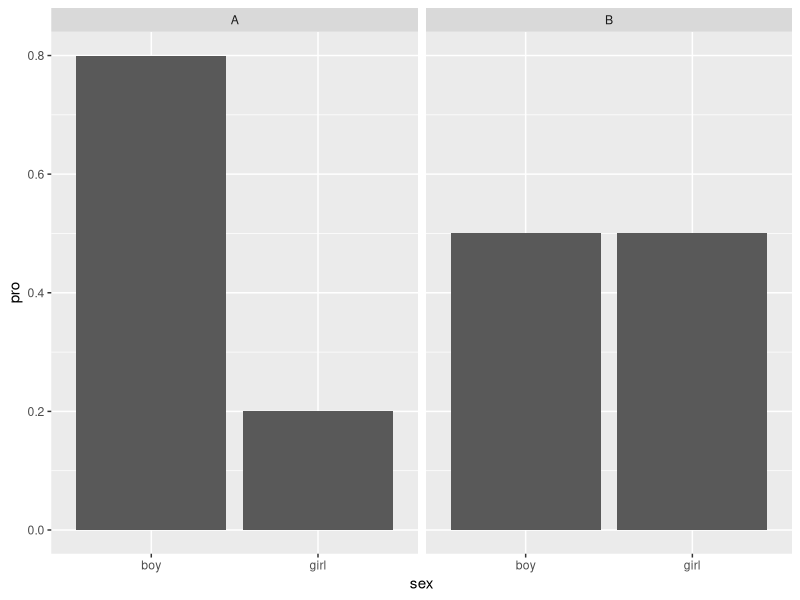
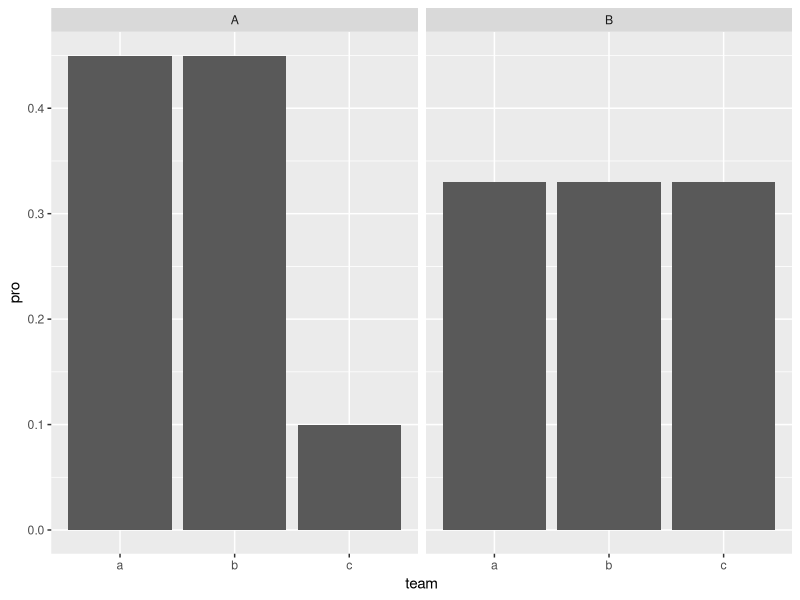
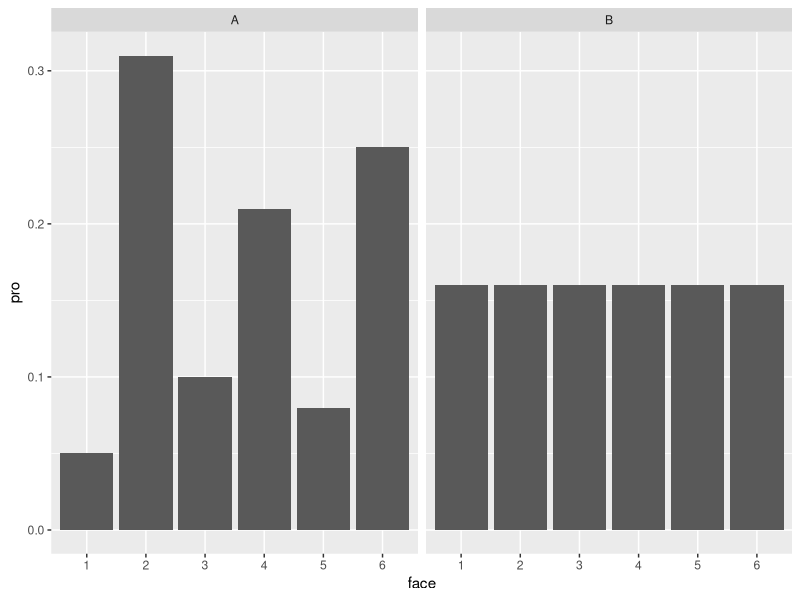
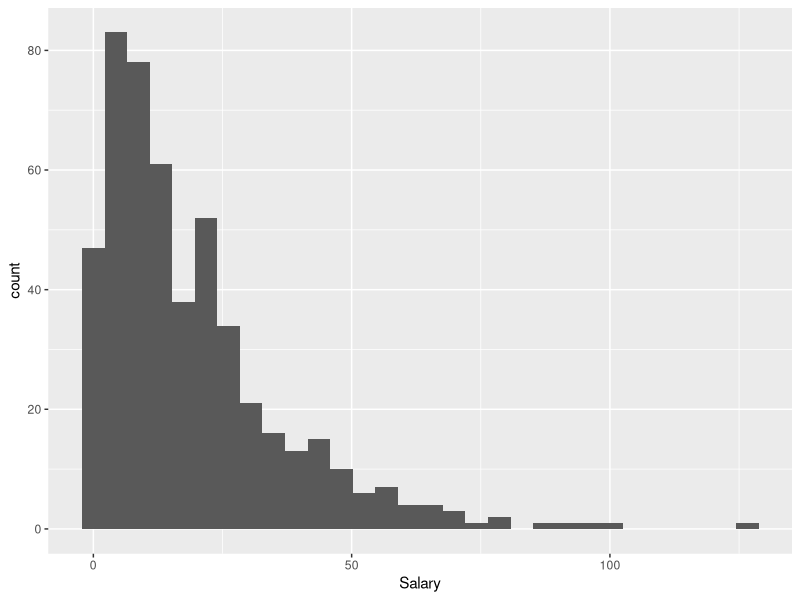
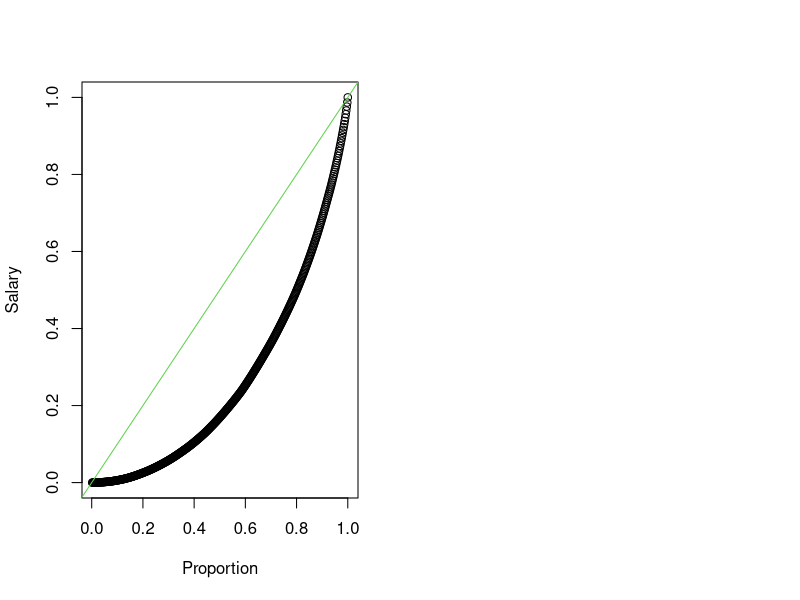
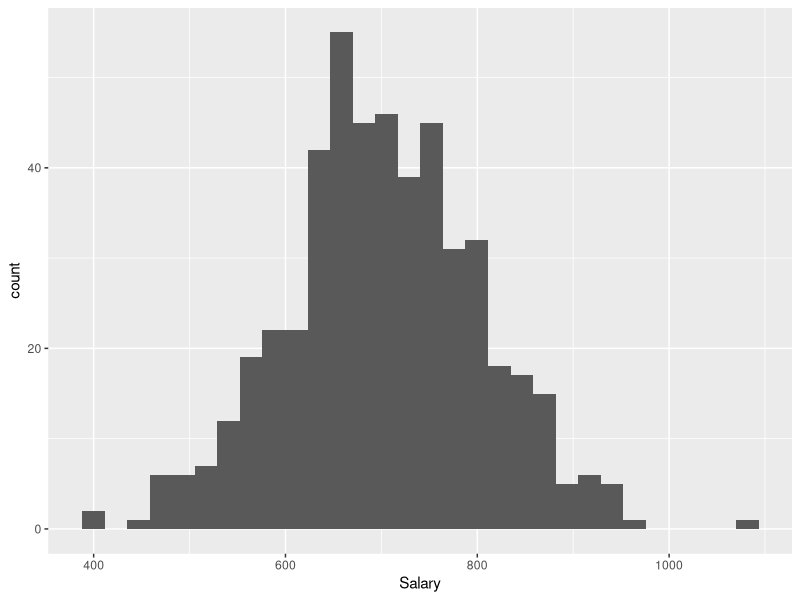
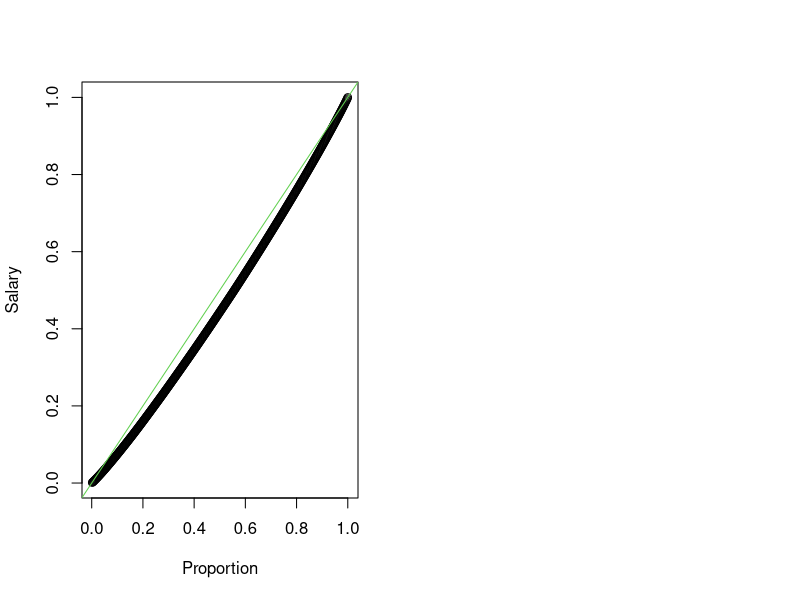
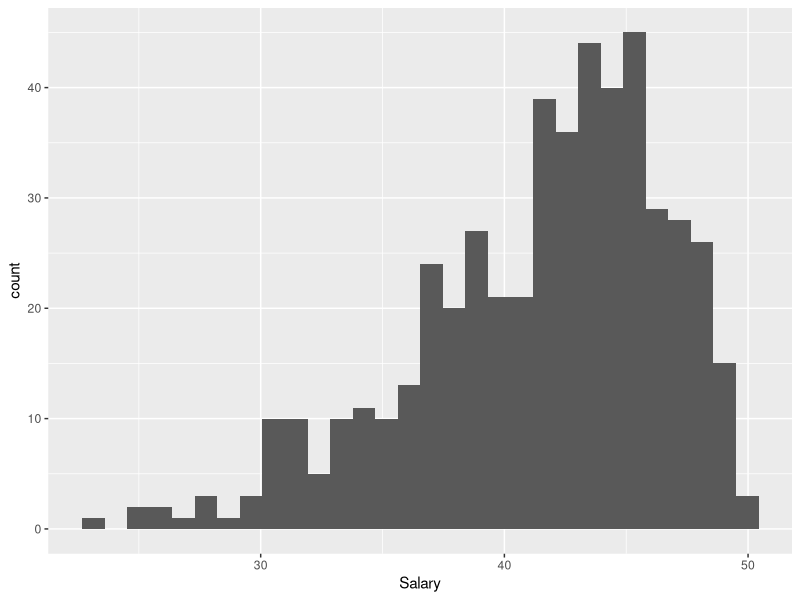

Generate these figures, in order, with R:
## ---- chunk 1
knitr::opts_chunk$set(echo = TRUE)
## ---- chunk 2
library(ggplot2)
sex = c('boy', 'boy', 'girl','girl')
school = c('A', 'B', 'A', 'B')
pro = c(0.8, 0.5, 0.2, 0.5)
Data = data.frame(sex, school, pro)
ggplot(Data, aes(x=sex, y=pro)) + geom_bar(stat = 'identity') +  facet_wrap(~school)

team = c('a', 'a','b', 'b', 'c', 'c')
game = c('A', 'B', 'A', 'B', 'A', 'B')
pro = c(0.45, 0.33, 0.45, 0.33, 0.1, 0.33)
Data = data.frame(team, game, pro)
ggplot(Data, aes(x=team, y=pro)) + geom_bar(stat = 'identity') +  facet_wrap(~game)


face = as.character(rep(1:6, each = 2))
dice = c('A', 'B', 'A', 'B', 'A', 'B')
pro = c(0.05, 0.16, 0.31, 0.16, 0.1, 0.16, 0.21, 0.16, 0.08, 0.16, 0.25, 0.16)
Data = data.frame(face, dice, pro)
ggplot(Data, aes(x=face, y=pro)) + geom_bar(stat = 'identity') +  facet_wrap(~dice)

## ---- chunk 3
par(mfrow = c(1,2))
set.seed(1)
x = data.frame('Salary' = 100*rexp(500, 5))
ggplot(x, aes(Salary)) + geom_histogram()

Data = data.frame('Proportion' = seq(0, 1, length.out = 501)[-1], 'Salary' = cumsum(sort(x$Salary))/sum(x$Salary) )
plot(Data)
abline(0,1, col = 3)
(Gini = 1-sum(0.002*(cumsum(sort(x$Salary))/sum(x$Salary)))/0.5)

## ---- chunk 4
par(mfrow = c(1,2))

set.seed(1)
x = data.frame('Salary' = rnorm(500, 10,2)*50+200)
ggplot(x, aes(Salary)) + geom_histogram()

Data = data.frame('Proportion' = seq(0, 1, length.out = 501)[-1], 'Salary' = cumsum(sort(x$Salary))/sum(x$Salary) )
plot(Data)
abline(0,1, col = 3)
(Gini = 1-sum(0.002*(cumsum(sort(x$Salary))/sum(x$Salary)))/0.5)

## ---- chunk 5
par(mfrow = c(1,2))

set.seed(1)
x = data.frame('Salary' = rbeta(500, 10,2)*50)
ggplot(x, aes(Salary)) + geom_histogram()

Data = data.frame('Proportion' = seq(0, 1, length.out = 501)[-1], 'Salary' = cumsum(sort(x$Salary))/sum(x$Salary) )
plot(Data)
abline(0,1, col = 3)
(Gini = 1-sum(0.002*(cumsum(sort(x$Salary))/sum(x$Salary)))/0.5)

## ---- chunk 6
{y = function(p) -p*log(p)-(1-p)*log(1-p)
curve(y, 0, 1, xlab = 'boy %', ylab = 'Entropy ', main = 'Example1 : where Entropy is the highest?')
abline(v = 0.5, col = 2)
points(0.5, y(0.5), col = 2, pch = 2, cex = 2)
points(0.2, y(0.2), col = 4, pch = 2, cex = 2)
text(0.6, y(0.5), 'A team' , col =2)
text(0.3, y(0.2), 'B team' , col =4)}

library(scatterplot3d)
x <- seq(0, 1, 0.01)
y <- seq(0, 1, 0.01)
d = expand.grid(x,y)
fdejong <- function (x, y) -(x*log(x)+y*log(y)+(1-x-y)*log(1-x-y))
z = fdejong(d$Var1, d$Var2)
z[z == 'NaN'] <- 0

scatterplot3d(d$Var1, d$Var2, z, highlight.3d=TRUE, col.axis="blue",
   col.grid="lightblue", pch=20, xlab = 'p1', ylab = 'p2', main = 'Example2 : where Entropy is the highest?')

d[which(z == max(z))[1],]
